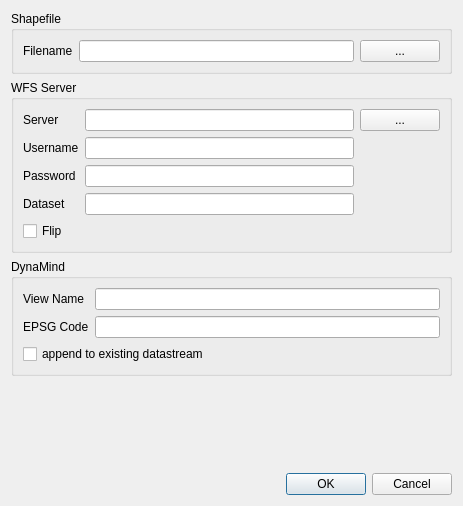
<?xml version="1.0" encoding="UTF-8"?>
<ui version="4.0">
 <class>GUIImportWithGDAL</class>
 <widget class="QDialog" name="GUIImportWithGDAL">
  <property name="geometry">
   <rect>
    <x>0</x>
    <y>0</y>
    <width>463</width>
    <height>506</height>
   </rect>
  </property>
  <property name="windowTitle">
   <string>Dialog</string>
  </property>
  <layout class="QVBoxLayout" name="verticalLayout">
   <item>
    <widget class="QGroupBox" name="groupBox">
     <property name="title">
      <string>Shapefile</string>
     </property>
     <layout class="QGridLayout" name="gridLayout">
      <item row="0" column="1">
       <widget class="QLineEdit" name="lineEdit_Filename"/>
      </item>
      <item row="0" column="0">
       <widget class="QLabel" name="label">
        <property name="text">
         <string>Filename</string>
        </property>
       </widget>
      </item>
      <item row="0" column="2">
       <widget class="QPushButton" name="pushButton_Filename">
        <property name="text">
         <string>...</string>
        </property>
       </widget>
      </item>
     </layout>
    </widget>
   </item>
   <item>
    <widget class="QGroupBox" name="groupBox_2">
     <property name="title">
      <string>WFS Server</string>
     </property>
     <layout class="QGridLayout" name="gridLayout_2">
      <item row="1" column="0">
       <widget class="QLabel" name="label_4">
        <property name="text">
         <string>Username</string>
        </property>
       </widget>
      </item>
      <item row="2" column="0">
       <widget class="QLabel" name="label_5">
        <property name="text">
         <string>Password</string>
        </property>
       </widget>
      </item>
      <item row="0" column="0">
       <widget class="QLabel" name="label_2">
        <property name="text">
         <string>Server</string>
        </property>
       </widget>
      </item>
      <item row="0" column="2">
       <widget class="QPushButton" name="pushButton_wfs_pick">
        <property name="text">
         <string>...</string>
        </property>
       </widget>
      </item>
      <item row="0" column="1">
       <widget class="QLineEdit" name="lineEdit_wfs_server"/>
      </item>
      <item row="2" column="1">
       <widget class="QLineEdit" name="lineEdit_wfs_password">
        <property name="echoMode">
         <enum>QLineEdit::Password</enum>
        </property>
       </widget>
      </item>
      <item row="1" column="1">
       <widget class="QLineEdit" name="lineEdit_wfs_username"/>
      </item>
      <item row="3" column="0">
       <widget class="QLabel" name="label_6">
        <property name="text">
         <string>Dataset</string>
        </property>
       </widget>
      </item>
      <item row="3" column="1">
       <widget class="QLineEdit" name="lineEdit_wfs_dataset"/>
      </item>
      <item row="4" column="0">
       <widget class="QCheckBox" name="checkBox_flip">
        <property name="text">
         <string>Flip</string>
        </property>
       </widget>
      </item>
     </layout>
    </widget>
   </item>
   <item>
    <widget class="QGroupBox" name="groupBox_4">
     <property name="title">
      <string>DynaMind</string>
     </property>
     <layout class="QGridLayout" name="gridLayout_3">
      <item row="0" column="0">
       <widget class="QLabel" name="label_3">
        <property name="text">
         <string>View Name</string>
        </property>
       </widget>
      </item>
      <item row="0" column="1">
       <widget class="QLineEdit" name="lineEdit_viewName"/>
      </item>
      <item row="2" column="0" colspan="2">
       <widget class="QCheckBox" name="checkBox_append_existing">
        <property name="text">
         <string>append to existing datastream</string>
        </property>
       </widget>
      </item>
      <item row="1" column="0">
       <widget class="QLabel" name="label_7">
        <property name="text">
         <string>EPSG Code</string>
        </property>
       </widget>
      </item>
      <item row="1" column="1">
       <widget class="QLineEdit" name="lineEdit_epsgCode"/>
      </item>
     </layout>
    </widget>
   </item>
   <item>
    <spacer name="verticalSpacer">
     <property name="orientation">
      <enum>Qt::Vertical</enum>
     </property>
     <property name="sizeHint" stdset="0">
      <size>
       <width>20</width>
       <height>40</height>
      </size>
     </property>
    </spacer>
   </item>
   <item>
    <widget class="QDialogButtonBox" name="buttonBox">
     <property name="orientation">
      <enum>Qt::Horizontal</enum>
     </property>
     <property name="standardButtons">
      <set>QDialogButtonBox::Cancel|QDialogButtonBox::Ok</set>
     </property>
    </widget>
   </item>
  </layout>
 </widget>
 <resources/>
 <connections>
  <connection>
   <sender>buttonBox</sender>
   <signal>accepted()</signal>
   <receiver>GUIImportWithGDAL</receiver>
   <slot>accept()</slot>
   <hints>
    <hint type="sourcelabel">
     <x>248</x>
     <y>254</y>
    </hint>
    <hint type="destinationlabel">
     <x>157</x>
     <y>274</y>
    </hint>
   </hints>
  </connection>
  <connection>
   <sender>buttonBox</sender>
   <signal>rejected()</signal>
   <receiver>GUIImportWithGDAL</receiver>
   <slot>reject()</slot>
   <hints>
    <hint type="sourcelabel">
     <x>316</x>
     <y>260</y>
    </hint>
    <hint type="destinationlabel">
     <x>286</x>
     <y>274</y>
    </hint>
   </hints>
  </connection>
 </connections>
</ui>
